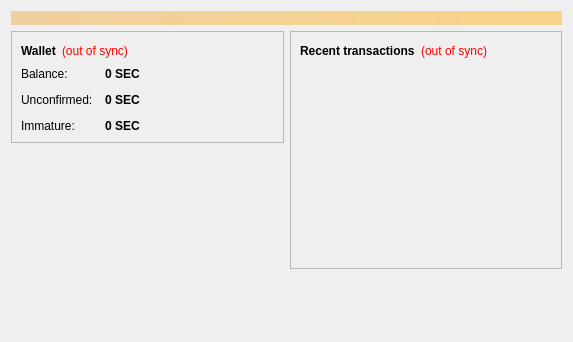
<?xml version="1.0" encoding="UTF-8"?>
<ui version="4.0">
 <class>OverviewPage</class>
 <widget class="QWidget" name="OverviewPage">
  <property name="geometry">
   <rect>
    <x>0</x>
    <y>0</y>
    <width>573</width>
    <height>342</height>
   </rect>
  </property>
  <property name="windowTitle">
   <string>Form</string>
  </property>
  <layout class="QVBoxLayout" name="topLayout">
   <item>
    <widget class="QLabel" name="labelAlerts">
     <property name="visible">
      <bool>false</bool>
     </property>
     <property name="styleSheet">
      <string notr="true">background-color: qlineargradient(x1: 0, y1: 0, x2: 1, y2: 0, stop:0 #F0D0A0, stop:1 #F8D488); color:#000000;</string>
     </property>
     <property name="wordWrap">
      <bool>true</bool>
     </property>
     <property name="margin">
      <number>3</number>
     </property>
    </widget>
   </item>
   <item>
    <layout class="QHBoxLayout" name="horizontalLayout" stretch="1,1">
     <item>
      <layout class="QVBoxLayout" name="verticalLayout_2">
       <item>
        <widget class="QFrame" name="frame">
         <property name="frameShape">
          <enum>QFrame::StyledPanel</enum>
         </property>
         <property name="frameShadow">
          <enum>QFrame::Raised</enum>
         </property>
         <layout class="QVBoxLayout" name="verticalLayout_4">
          <item>
           <layout class="QHBoxLayout" name="horizontalLayout_4">
            <item>
             <widget class="QLabel" name="label_5">
              <property name="font">
               <font>
                <weight>75</weight>
                <bold>true</bold>
               </font>
              </property>
              <property name="text">
               <string>Wallet</string>
              </property>
             </widget>
            </item>
            <item>
             <widget class="QLabel" name="labelWalletStatus">
              <property name="toolTip">
               <string>The displayed information may be out of date. Your wallet automatically synchronizes with the ScarceCoin network after a connection is established, but this process has not completed yet.</string>
              </property>
              <property name="styleSheet">
               <string notr="true">QLabel { color: red; }</string>
              </property>
              <property name="text">
               <string notr="true">(out of sync)</string>
              </property>
              <property name="alignment">
               <set>Qt::AlignLeading|Qt::AlignLeft|Qt::AlignVCenter</set>
              </property>
             </widget>
            </item>
            <item>
             <spacer name="horizontalSpacer_2">
              <property name="orientation">
               <enum>Qt::Horizontal</enum>
              </property>
              <property name="sizeHint" stdset="0">
               <size>
                <width>40</width>
                <height>20</height>
               </size>
              </property>
             </spacer>
            </item>
           </layout>
          </item>
          <item>
           <layout class="QFormLayout" name="formLayout_2">
            <property name="fieldGrowthPolicy">
             <enum>QFormLayout::AllNonFixedFieldsGrow</enum>
            </property>
            <property name="horizontalSpacing">
             <number>12</number>
            </property>
            <property name="verticalSpacing">
             <number>12</number>
            </property>
            <item row="0" column="0">
             <widget class="QLabel" name="label">
              <property name="text">
               <string>Balance:</string>
              </property>
             </widget>
            </item>
            <item row="0" column="1">
             <widget class="QLabel" name="labelBalance">
              <property name="font">
               <font>
                <weight>75</weight>
                <bold>true</bold>
               </font>
              </property>
              <property name="cursor">
               <cursorShape>IBeamCursor</cursorShape>
              </property>
              <property name="toolTip">
               <string>Your current balance</string>
              </property>
              <property name="text">
               <string notr="true">0 SEC</string>
              </property>
              <property name="textInteractionFlags">
               <set>Qt::LinksAccessibleByMouse|Qt::TextSelectableByKeyboard|Qt::TextSelectableByMouse</set>
              </property>
             </widget>
            </item>
            <item row="1" column="0">
             <widget class="QLabel" name="label_3">
              <property name="text">
               <string>Unconfirmed:</string>
              </property>
             </widget>
            </item>
            <item row="1" column="1">
             <widget class="QLabel" name="labelUnconfirmed">
              <property name="font">
               <font>
                <weight>75</weight>
                <bold>true</bold>
               </font>
              </property>
              <property name="cursor">
               <cursorShape>IBeamCursor</cursorShape>
              </property>
              <property name="toolTip">
               <string>Total of transactions that have yet to be confirmed, and do not yet count toward the current balance</string>
              </property>
              <property name="text">
               <string notr="true">0 SEC</string>
              </property>
              <property name="textInteractionFlags">
               <set>Qt::LinksAccessibleByMouse|Qt::TextSelectableByKeyboard|Qt::TextSelectableByMouse</set>
              </property>
             </widget>
            </item>
            <item row="2" column="0">
             <widget class="QLabel" name="labelImmatureText">
              <property name="text">
               <string>Immature:</string>
              </property>
             </widget>
            </item>
            <item row="2" column="1">
             <widget class="QLabel" name="labelImmature">
              <property name="font">
               <font>
                <weight>75</weight>
                <bold>true</bold>
               </font>
              </property>
              <property name="toolTip">
               <string>Mined balance that has not yet matured</string>
              </property>
              <property name="text">
               <string notr="true">0 SEC</string>
              </property>
              <property name="textInteractionFlags">
               <set>Qt::LinksAccessibleByMouse|Qt::TextSelectableByKeyboard|Qt::TextSelectableByMouse</set>
              </property>
             </widget>
            </item>
           </layout>
          </item>
         </layout>
        </widget>
       </item>
       <item>
        <spacer name="verticalSpacer">
         <property name="orientation">
          <enum>Qt::Vertical</enum>
         </property>
         <property name="sizeHint" stdset="0">
          <size>
           <width>20</width>
           <height>40</height>
          </size>
         </property>
        </spacer>
       </item>
      </layout>
     </item>
     <item>
      <layout class="QVBoxLayout" name="verticalLayout_3">
       <item>
        <widget class="QFrame" name="frame_2">
         <property name="frameShape">
          <enum>QFrame::StyledPanel</enum>
         </property>
         <property name="frameShadow">
          <enum>QFrame::Raised</enum>
         </property>
         <layout class="QVBoxLayout" name="verticalLayout">
          <item>
           <layout class="QHBoxLayout" name="horizontalLayout_2">
            <item>
             <widget class="QLabel" name="label_4">
              <property name="text">
               <string>&lt;b&gt;Recent transactions&lt;/b&gt;</string>
              </property>
             </widget>
            </item>
            <item>
             <widget class="QLabel" name="labelTransactionsStatus">
              <property name="toolTip">
               <string>The displayed information may be out of date. Your wallet automatically synchronizes with the ScarceCoin network after a connection is established, but this process has not completed yet.</string>
              </property>
              <property name="styleSheet">
               <string notr="true">QLabel { color: red; }</string>
              </property>
              <property name="text">
               <string notr="true">(out of sync)</string>
              </property>
              <property name="alignment">
               <set>Qt::AlignRight|Qt::AlignTrailing|Qt::AlignVCenter</set>
              </property>
             </widget>
            </item>
            <item>
             <spacer name="horizontalSpacer">
              <property name="orientation">
               <enum>Qt::Horizontal</enum>
              </property>
              <property name="sizeHint" stdset="0">
               <size>
                <width>40</width>
                <height>20</height>
               </size>
              </property>
             </spacer>
            </item>
           </layout>
          </item>
          <item>
           <widget class="QListView" name="listTransactions">
            <property name="styleSheet">
             <string notr="true">QListView { background: transparent; }</string>
            </property>
            <property name="frameShape">
             <enum>QFrame::NoFrame</enum>
            </property>
            <property name="verticalScrollBarPolicy">
             <enum>Qt::ScrollBarAlwaysOff</enum>
            </property>
            <property name="horizontalScrollBarPolicy">
             <enum>Qt::ScrollBarAlwaysOff</enum>
            </property>
            <property name="selectionMode">
             <enum>QAbstractItemView::NoSelection</enum>
            </property>
           </widget>
          </item>
         </layout>
        </widget>
       </item>
       <item>
        <spacer name="verticalSpacer_2">
         <property name="orientation">
          <enum>Qt::Vertical</enum>
         </property>
         <property name="sizeHint" stdset="0">
          <size>
           <width>20</width>
           <height>40</height>
          </size>
         </property>
        </spacer>
       </item>
      </layout>
     </item>
    </layout>
   </item>
  </layout>
 </widget>
 <resources/>
 <connections/>
</ui>
